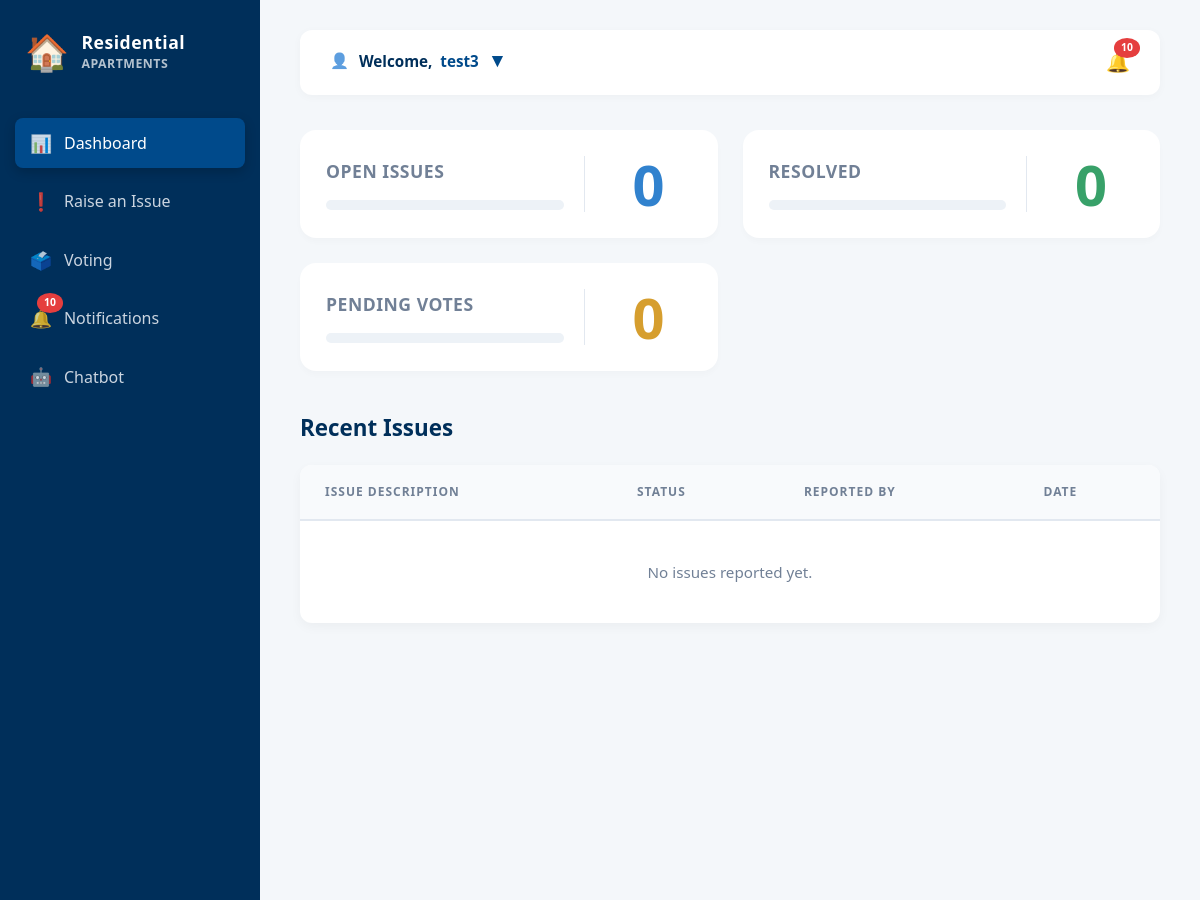
/home/ (signed in, upper part), run on an earlier commit of the app's database.
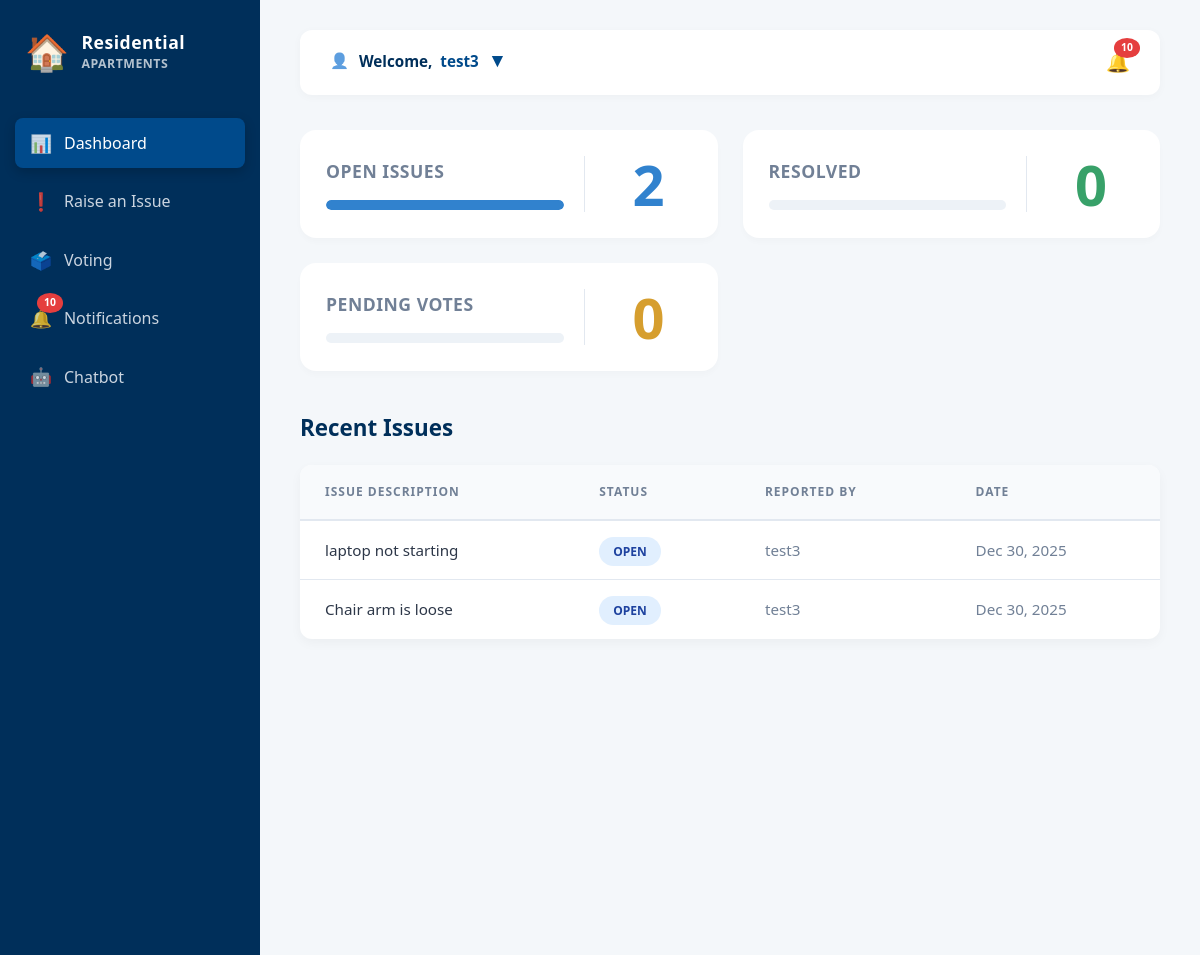
And on a later commit of the database.
### app/models.py (models this page shows, shortened)
class Issue(models.Model):
    STATUS_CHOICES = [
        ('Open', 'Open'),
        ('In Review', 'In Review'),
        ('Resolved', 'Resolved'),
    ]
    title = models.CharField(max_length=100)
    description = models.TextField()
    status = models.CharField(max_length=20, choices=STATUS_CHOICES, default='Open')
    reported_date = models.DateField(auto_now_add=True)
    reported_by_id = models.ForeignKey(UserDetails, on_delete=models.CASCADE)
    image = models.ImageField(upload_to='issue_images/', blank=True, null=True)

class UserDetails(models.Model):
    full_name = models.CharField(max_length=200, null=True, blank=True)
    email = models.EmailField(unique=True)
    password = models.CharField(max_length=100)
    flat_number = models.CharField(max_length=100)
    role = models.CharField(max_length=100)
    profile_picture = models.ImageField(upload_to='profile_pics/', null=True, blank=True)

### app/views.py (the view)
# urls.py: 2. Add a URL to urlpatterns:  path('', views.home, name='home')
def home(request):
    user_id = request.session.get('user_id')
    if user_id:
        try:
            user = UserDetails.objects.get(id=user_id)
            open_issues_count = Issue.objects.filter(status='Open', reported_by_id=user).count()
            resolved_issues_count = Issue.objects.filter(status='Resolved', reported_by_id=user).count()
            all_notifications = SiteNotification.objects.all().order_by('-id')[:10]
            recent_issues_queryset = Issue.objects.filter(reported_by_id=user).order_by('-reported_date')[:5]
            recent_issues = list(recent_issues_queryset)
            total_recent = len(recent_issues)
            if total_recent > 0:
                recent_open_count = sum(1 for i in recent_issues if i.status == 'Open')
                recent_resolved_count = sum(1 for i in recent_issues if i.status == 'Resolved')
                recent_in_review_count = sum(1 for i in recent_issues if i.status == 'In Review')
                open_pct = max(int((recent_open_count / total_recent) * 100), 1) if recent_open_count > 0 else 0
                resolved_pct = max(int((recent_resolved_count / total_recent) * 100), 1) if recent_resolved_count > 0 else 0
                in_review_pct = max(int((recent_in_review_count / total_recent) * 100), 1) if recent_in_review_count > 0 else 0
            else:
                recent_open_count = recent_resolved_count = recent_in_review_count = 0
                open_pct = resolved_pct = in_review_pct = 0
            context = {
                'user_full_name': user.full_name or user.email,
                'user_object': user,
                'open_issues_count': open_issues_count,
                'resolved_issues_count': resolved_issues_count,
                'recent_issues': recent_issues,
                'card_open_count': recent_open_count,
                'card_resolved_count': recent_resolved_count,
                'card_pending_count': recent_in_review_count,
                'card_open_pct': open_pct,
                'card_resolved_pct': resolved_pct,
                'card_pending_pct': in_review_pct,
                'notifications': all_notifications,
            }
            return render(request, 'home.html', context)
        except UserDetails.DoesNotExist:
            return redirect('login')
    return redirect('login')

### app/models.py (called while the page is built)
    def time_since_created(self):
        now = timezone.now()
        diff = now - self.created_at
        if diff.days == 0:
            if diff.seconds < 60:
                return f"{diff.seconds} seconds ago"
            elif diff.seconds < 3600:
                return f"{diff.seconds // 60} mins ago"
        elif diff.days == 1:
            return "Yesterday"
        return self.created_at.strftime("%b %d, %Y")

### app/templates/home.html (shortened to what the changed rows need)
<!DOCTYPE html>
<html lang="en">
<head>
</head>
<body>
    <div class="dashboard-container">
        <main class="main-content">
            <div class="summary-cards">
                <div class="card">
                    <div class="card-body-flex">
                        <div class="card-left">
                            <h2 class="card-title-h2">Open Issues</h2>
                            <div class="progress-track"><div class="progress-fill" style="width: {{ card_open_pct }}%; background-color: var(--blue-badge);"></div></div>
                        </div>
                        <div class="card-right"><div class="card-count-huge" style="color: var(--blue-badge);">{{ card_open_count }}</div></div>
                    </div>
                </div>
                <div class="card">
                    <div class="card-body-flex">
                        <div class="card-left">
                            <h2 class="card-title-h2">Resolved</h2>
                        </div>
                    </div>
                </div>
                <div class="card">
                    <div class="card-body-flex">
                        <div class="card-left">
                            <h2 class="card-title-h2">Pending Votes</h2>
                        </div>
                    </div>
                </div>
            </div>
            <section class="recent-issues-section">
                <h2>Recent Issues</h2>
                <div class="issues-table">
                    <table>
                        <thead>
                            <tr><th>Issue Description</th><th>Status</th><th>Reported By</th><th>Date</th></tr>
                        </thead>
                        <tbody>
                            {% for issue in recent_issues %}
                            <tr onclick="window.location='{% url 'issue_details' issue.id %}'" style="cursor: pointer;">
                                <td style="font-weight: 500;">{{ issue.title }}</td>
                                <td>
                                    <span class="status-pill" style="
                                        {% if issue.status == 'Resolved' %} background-color: #def7ec; color: #03543f;
                                        {% elif issue.status == 'In Review' %} background-color: #fef3c7; color: #92400e;
                                        {% else %} background-color: #e1effe; color: #1e429f; {% endif %}">
                                        {{ issue.status }}
                                    </span>
                                </td>
                                <td style="color: var(--text-light);">{{ issue.reported_by_id.full_name|default:issue.reported_by_id.email }}</td>
                                <td style="color: var(--text-light);">{{ issue.reported_date|date:"M d, Y" }}</td>
                            </tr>
                            {% empty %}
                            <tr><td colspan="4" style="text-align: center; padding: 40px; color: var(--text-light);">No issues reported yet.</td></tr>
                            {% endfor %}
                        </tbody>
                    </table>
                </div>
            </section>
        </main>
    </div>
</body>
</html>

What changed in the data, as far as the page shows it:
added Issue: title "laptop not starting", status "OPEN", reported_by_id.full_name "test3", reported_date "Dec 30, 2025"
added Issue: title "Chair arm is loose", status "OPEN", reported_by_id.full_name "test3", reported_date "Dec 30, 2025"
Also different on the page:
{{ card_open_count }}: "0" → "2"
text no longer shown: "No issues reported yet."
